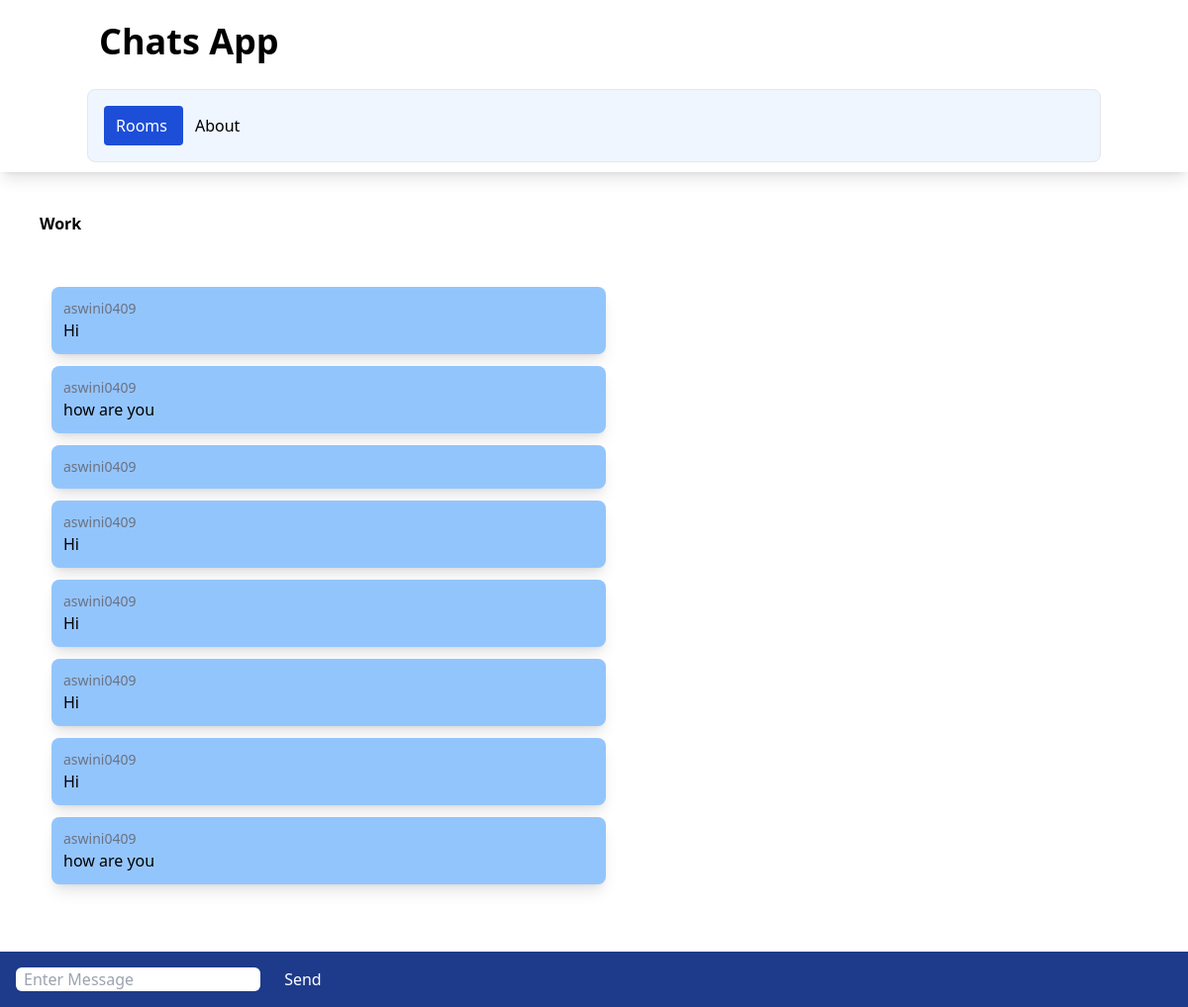
The page /rooms/work/ (signed in) on the database its author committed.
### chatapp/models.py (models this page shows)
class ChatRoom(models.Model):
    name = models.CharField(max_length=100)
    slug = models.SlugField(unique=True)

class ChatMessage(models.Model):
    user = models.ForeignKey(User , on_delete=models.CASCADE)
    room = models.ForeignKey(ChatRoom ,on_delete=models.CASCADE)
    message_content = models.TextField()
    data = models.DateTimeField(auto_now=True)
    class Meta:
        ordering = ('data',)

### chatapp/views.py (the view)
# urls.py: path('<slug:slug>/',views.chatroom,name='chatroom'),
def chatroom(request,slug):
    chatroom = ChatRoom.objects.get(slug=slug)
    messages = ChatMessage.objects.filter(room=chatroom)[0:30]
    return render(request,'chatapp/room.html',{'chatroom':chatroom,'messages':messages})

### chatapp/templates/chatapp/room.html (shortened to what this page needs)
{% extends 'chatapp/base.html' %}
{% block body %}
<div class="m-10 font-bold">
{{ chatroom.name }}
</div>
<div class="message-container m-10 overflow-auto h-[700px]" id="message-container">
<div id="chatmessages">
    {% for message in messages %}
    <div class="message shadow-lg p-3 m-3 rounded-lg w-1/2 bg-blue-300">
        <div class="text-sm text-gray-500">
            {{ message.user.username }}
        </div>
            {{ message.message_content }}
    </div>
    {% endfor %}
</div>
</div>
<div class="form-container fixed inset-x-0 bottom-0 bg-blue-900 p-4">
<form method="post">
    <input class="rounded-md px-2"  id="message-input" type="text" name="message" placeholder="Enter Message">
    <button class="text-white ml-5" id="send-button" type="submit">Send</button>
</form>
</div>
{% endblock %}

### rows shown on the page
ChatRoom: name "Work"
ChatMessage: user.username "aswini0409", message_content "Hi"
ChatMessage: user.username "aswini0409", message_content "how are you"
ChatMessage: user.username "aswini0409"
ChatMessage: user.username "aswini0409", message_content "Hi"
ChatMessage: user.username "aswini0409", message_content "Hi"
ChatMessage: user.username "aswini0409", message_content "Hi"
ChatMessage: user.username "aswini0409", message_content "Hi"
ChatMessage: user.username "aswini0409", message_content "how are you"
